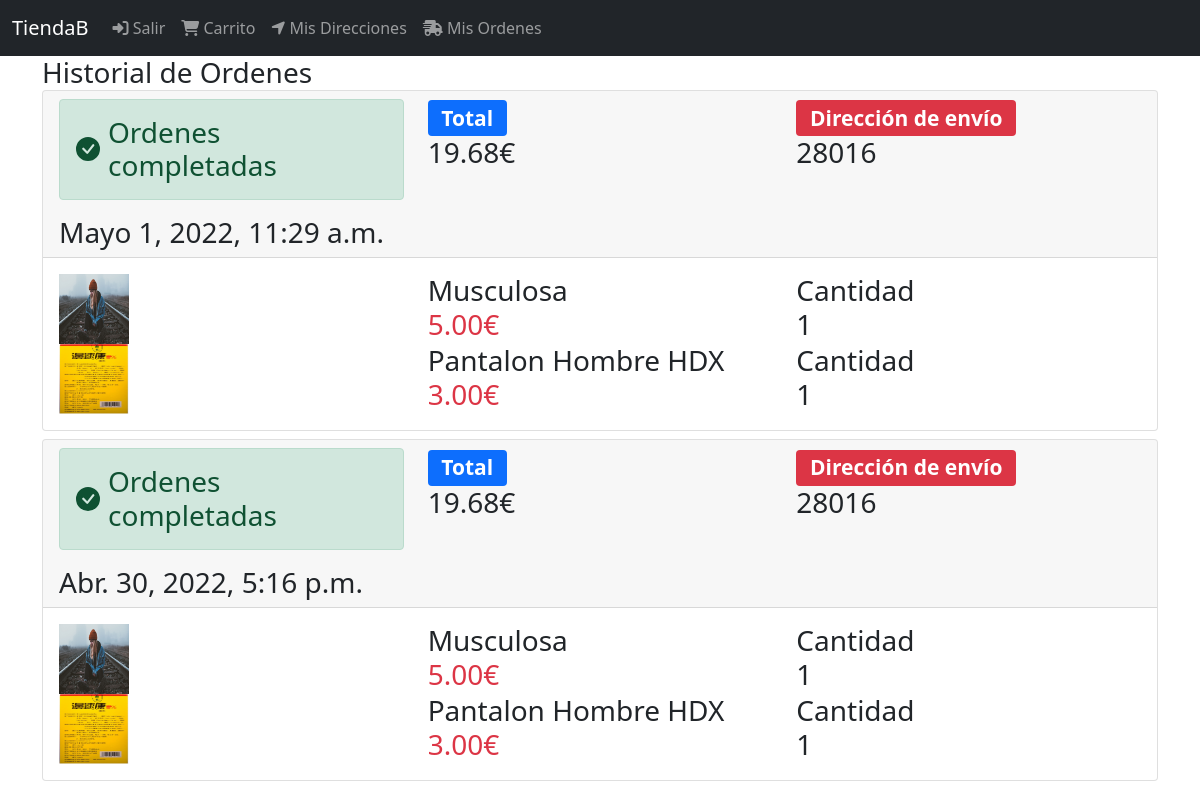
Page /orden/completados (signed in) on the committed database.
### orden/models.py (models this page shows, shortened)
class Orden(models.Model):
    ordenID = models.CharField(max_length=100, null=False, blank=False, unique=True)
    user = models.ForeignKey(User, on_delete=models.CASCADE )
    cart = models.ForeignKey(Cart, on_delete=models.CASCADE)
    status = models.CharField(max_length=40, choices=choices, default=OrdenStatus.CREATED)
    envio_total = models.DecimalField(default=Decimal(10.00), max_digits=9, decimal_places=2)
    total = models.DecimalField(default=0, max_digits=9, decimal_places=2)
    created_at=models.DateTimeField(auto_now_add=True)
    direccion_envio=models.ForeignKey(DireccionEnvio, null=True, blank=True, on_delete=models.CASCADE)

### DirEnvio/models.py (models this page shows, shortened)
class DireccionEnvio(models.Model):
    user = models.ForeignKey(User, null=False, blank=False, on_delete=models.CASCADE )
    line1 = models.CharField(max_length=300)
    line2 = models.CharField(max_length=300, blank=True)
    city = models.CharField(max_length=100)
    state = models.CharField(max_length=100)
    country = models.CharField(max_length=50)
    reference = models.CharField(max_length=300)
    postal_code = models.CharField(max_length=10, null=False, blank=False)
    default = models.BooleanField(default=False)
    created_at = models.DateTimeField(auto_now_add=True)
    def __str__ (self):
        return self.postal_code

### carts/models.py (models this page shows, shortened)
class CartProduct(models.Model):
    cart = models.ForeignKey(Cart, on_delete=models.CASCADE)
    product = models.ForeignKey(Product, on_delete=models.CASCADE )
    quantity = models.IntegerField(default=1)
    created_at = models.DateTimeField(auto_now_add=True)
    object=CartProductManager()

### products/models.py (models this page shows, shortened)
class Product(models.Model):
    title = models.CharField(max_length=40)
    description = models. TextField()
    price = models.DecimalField(max_digits=8, decimal_places=2, default=0.0)
    image = models.ImageField(upload_to='products/', null=False, blank=False)
    created_at = models.DateTimeField(auto_now_add=True)
    slug = models.SlugField(max_length=200, null=False, blank=False, unique=True)
    """
    def save(self, *args, **kwargs):
        self.slug = slugify(self.title)
        super(Product, self).save(*args, **kwargs)
    """

### orden/views.py (the view)
# urls.py: path('completados', views.OrdenViews.as_view(), name='completados'),
class OrdenViews(LoginRequiredMixin, ListView):
    login_url='login'
    template_name='orden/ordenes.html'
    def get_queryset(self):
        return self.request.user.ordenes_completadas()

### carts/models.py (called while the page is built)
    def product_related(self):
        return self.cartproduct_set.select_related('product')

### users/models.py (called while the page is built)
    def ordenes_completadas(self):
        return self.orden_set.filter(status=OrdenStatus.COMPLETED).order_by('-id')

### Templates/orden/ordenes.html
{% extends 'base.html' %}
{% block content %}
<div class="col">
<div class="h3">
Historial de Ordenes
    <div>
        {% for orden in object_list %}
        {% include 'orden/snippets/orden.html' %}
        {% endfor %}
    </div>
</div>
</div>
{% endblock %}

### Templates/orden/snippets/orden.html (shortened to what this page needs)
<div class="card mb-2">
    <div class="card-header">
        <div class="row">
            <div class="col-4">
                <div class="alert alert-success d-flex align-items-center" role="alert">
                    <svg class="bi flex-shrink-0 me-2" width="24" height="24" role="img" aria-label="Success:"><use xlink:href="#check-circle-fill"/></svg>
                    <div>
                      Ordenes completadas
                    </div>
                </div>
                <div>
                    {{orden.created_at}}
                </div>
            </div>
            <div class="col-4">
                <div class="badge bg-primary">
                    Total
                </div>
                <div>
                    {{orden.total}}€
                </div>
            </div>
            <div class="col-4">
                <div class="badge bg-danger">
                    Dirección de envío
                </div>
                <div>
                    {{orden.direccion_envio}}
                </div>
            </div>
        </div>
    </div>
    <div class="card-body">
        {% for i in orden.cart.product_related %}
        {% with product=i.product %}
        <div class="row">
            <div class="col-4">
                {% if product.image %}
                <img src="{{product.image.url}}" width="70" height="70">
                {% endif %}
            </div>
            <div class="col-4">
                {{product.title}}
                <div class="text-danger">
                    {{product.price}}€
                </div>
        </div>
        <div class="col-4">
            Cantidad
            <div>
                {{i.quantity}}
            </div>
    </div>
        </div>
        {% endwith %}
        {% endfor %}
    </div>
</div>

### rows in the picture
Orden: created_at "Mayo 1, 2022, 11:29 a.m.", total "19.68", direccion_envio "28016"
CartProduct: product.image (picture), product "Musculosa", product.price "5.00", quantity "1"
CartProduct: product.image (picture), product "Pantalon Hombre HDX", product.price "3.00", quantity "1"
Orden: created_at "Abr. 30, 2022, 5:16 p.m.", total "19.68", direccion_envio "28016"
CartProduct: product.image (picture), product "Musculosa", product.price "5.00", quantity "1"
CartProduct: product.image (picture), product "Pantalon Hombre HDX", product.price "3.00", quantity "1"
